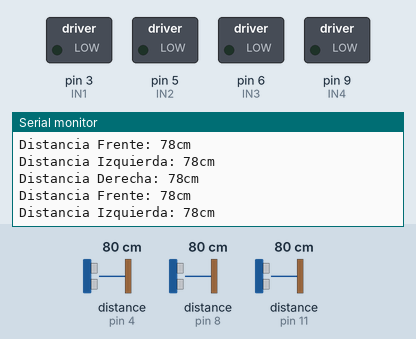
The sketch below on a simulated Arduino Uno, built with avr-gcc and run on an emulated ATmega328P. Shown: switched loads named in the sketch (green lamp = pin HIGH), the last lines printed to the serial monitor. Wiring (inferred from the names in the program): 3 × ultrasonic range finder: trigger pin 2, echo pin 4 / trigger pin 7, echo pin 8 / trigger pin 10, echo pin 11. The inputs (shaded band) are chosen by the test bench; at power-on: distance to the obstacle (sensors on pin 4, pin 8, pin 11) 80 cm. The echo pulse lasts 58.3 µs per cm; pins used as bus, display or sensor lines are not drawn.

Above: at 1.2 s.
1.3 s: distance to the obstacle (sensor on pin 4) set to 18 cm
At 1.53 s:
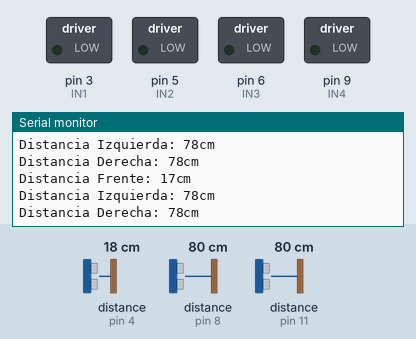
4.3 s: distance to the obstacle (sensor on pin 8) set to 18 cm
At 5.44 s:
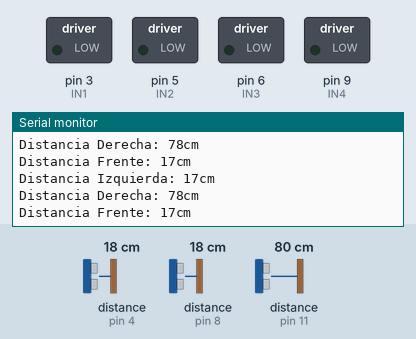
7.3 s: distance to the obstacle (sensor on pin 11) set to 18 cm
At 7.35 s:
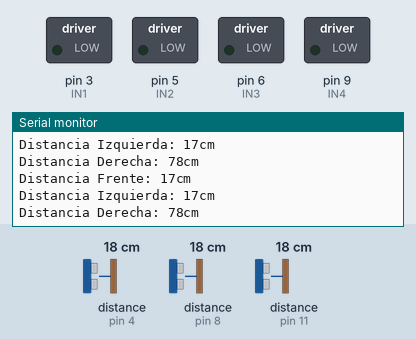
10.3 s: distance to the obstacle (sensor on pin 4) set to 9 cm
At 10.37 s:
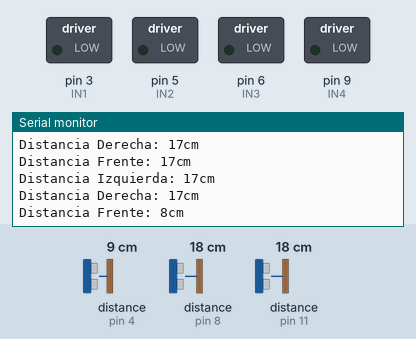
13.3 s: distance to the obstacle (sensor on pin 8) set to 2 cm
At 13.57 s:
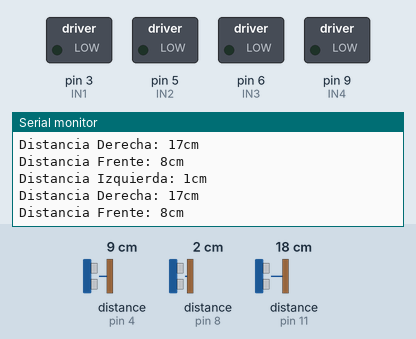
16.3 s: distance to the obstacle (sensor on pin 11) set to 4 cm
At 16.5 s:
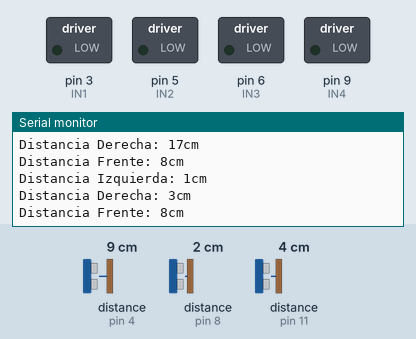
Timing chart, 0 to 19.3 s (numbered marks = the images above; inputs shaded):
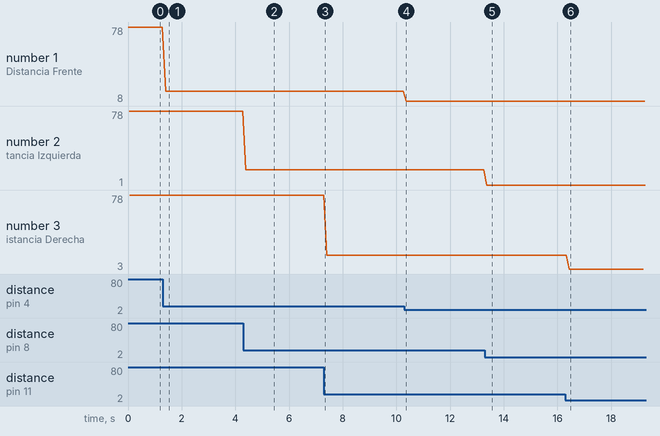

The sketch:

RobotRatonWalter.ino
```cpp
//Guía para robot ratón que resuelve laberintos

//Primero vamos a crear las variables para los pines que vamos a usar en Arduino
//Les pondremos los nombres de las señales que llevaran estos pines
int Trigger_F = 2;
int IN1 = 3;       //Motor Left
int Echo_F = 4;
int IN2 = 5;       //Motor Left
int IN3 = 6;       //Motor Right
int Trigger_L = 7;
int Echo_L = 8;
int IN4 = 9;       //Motor Right
int Trigger_R = 10;
int Echo_R = 11;

void setup() {
  Serial.begin(9600); //Iniciamos la comunicación serial para leer datos en el monitor en serie.
  pinMode(IN1, OUTPUT); //Definimos los pines para manipular los motores como salida
  pinMode(IN2, OUTPUT); // ..
  pinMode(IN3, OUTPUT); // ..
  pinMode(IN4, OUTPUT); // ..
  pinMode(Trigger_F, OUTPUT);  //Trigger de ultrasónico frontal como salida
  pinMode(Echo_F, INPUT);      //Echo de ultrasónico frontal como entrada
  pinMode(Trigger_L, OUTPUT);  //Trigger de ultrasónico izquierdo como salida
  pinMode(Echo_L, INPUT);      //Echo de ultrasónico izquierdo como entrada
  pinMode(Trigger_R, OUTPUT);  //Trigger de ultrasónico derecho como salida
  pinMode(Echo_R, INPUT);      //Echo de ultrasónico derecho como entrada
  digitalWrite(Trigger_F, LOW); //Inicializamos el pin con 0
  digitalWrite(Trigger_L, LOW); //Inicializamos el pin con 0
  digitalWrite(Trigger_R, LOW); //Inicializamos el pin con 0
}

void loop() {

  long t_F; //Tiempo que demora en llegar el echo
  long d_F; //Distancia en centímetros
  long t_L;
  long d_L;
  long t_R;
  long d_R;

  digitalWrite(Trigger_F, HIGH);
  delayMicroseconds(10);        //Enviamos un pulso de 10us
  digitalWrite(Trigger_F, LOW);
  t_F = pulseIn(Echo_F, HIGH);   //Obtenemos el ancho de pulso
  d_F = t_F/59;                    //Escalamos el tiempo a una distancia en cm

  digitalWrite(Trigger_L, HIGH);
  delayMicroseconds(10);        //Enviamos un pulso de 10us
  digitalWrite(Trigger_L, LOW);
  t_L = pulseIn(Echo_L, HIGH);   //Obtenemos el ancho de pulso
  d_L = t_L/59;                    //Escalamos el tiempo a una distancia en cm

  digitalWrite(Trigger_R, HIGH);
  delayMicroseconds(10);        //Enviamos un pulso de 10us
  digitalWrite(Trigger_R, LOW);
  t_R = pulseIn(Echo_R, HIGH);   //Obtenemos el ancho de pulso
  d_R = t_R/59;                    //Escalamos el tiempo a una distancia en cm

  //Mostrar en el monitor serial la distancia de cada sensor
  Serial.print("Distancia Frente: ");
  Serial.print(d_F);      //Enviamos serialmente el valor de la distancia Frente
  Serial.print("cm");
  Serial.println();
  Serial.print("Distancia Izquierda: ");
  Serial.print(d_L);      //Enviamos serialmente el valor de la distancia Izquierda
  Serial.print("cm");
  Serial.println();
  Serial.print("Distancia Derecha: ");
  Serial.print(d_R);      //Enviamos serialmente el valor de la distancia Derecha
  Serial.print("cm");
  Serial.println();
  delay(100);

}

void avanzar(){
  analogWrite(IN1, 255);
  analogWrite(IN2, 0);
  analogWrite(IN3, 255);
  analogWrite(IN4, 0);
}

void retroceder(){
  analogWrite(IN1, 0);
  analogWrite(IN2, 255);
  analogWrite(IN3, 0);
  analogWrite(IN4, 255);
}

void detener(){
  analogWrite(IN1, 0);
  analogWrite(IN2, 0);
  analogWrite(IN3, 0);
  analogWrite(IN4, 0);
}

void giroDerecha(){
  analogWrite(IN1, 255);
  analogWrite(IN2, 0);
  analogWrite(IN3, 0);
  analogWrite(IN4, 255);
}

void giroIzquierda(){
  analogWrite(IN1, 0);
  analogWrite(IN2, 255);
  analogWrite(IN3, 255);
  analogWrite(IN4, 0);
}
```

Measured:
- after the input at 1.3 s, the serial monitor: prints a new line after 0.11 s (image 1)
- after the input at 4.3 s, the serial monitor: prints a new line after 0.09 s (image 2)
- after the input at 10.3 s, the serial monitor: prints a new line after 0.07 s (image 4)
- after the input at 13.3 s, the serial monitor: prints a new line after 0.07 s (image 5)
- after the input at 16.3 s, the serial monitor: prints a new line after 0.13 s (image 6)
- plotted number 1: 78 → 17 after the input at 1.3 s, 17 → 8 after the input at 10.3 s
- plotted number 2: 17 → 1 after the input at 13.3 s
- plotted number 3: 17 → 3 after the input at 16.3 s
